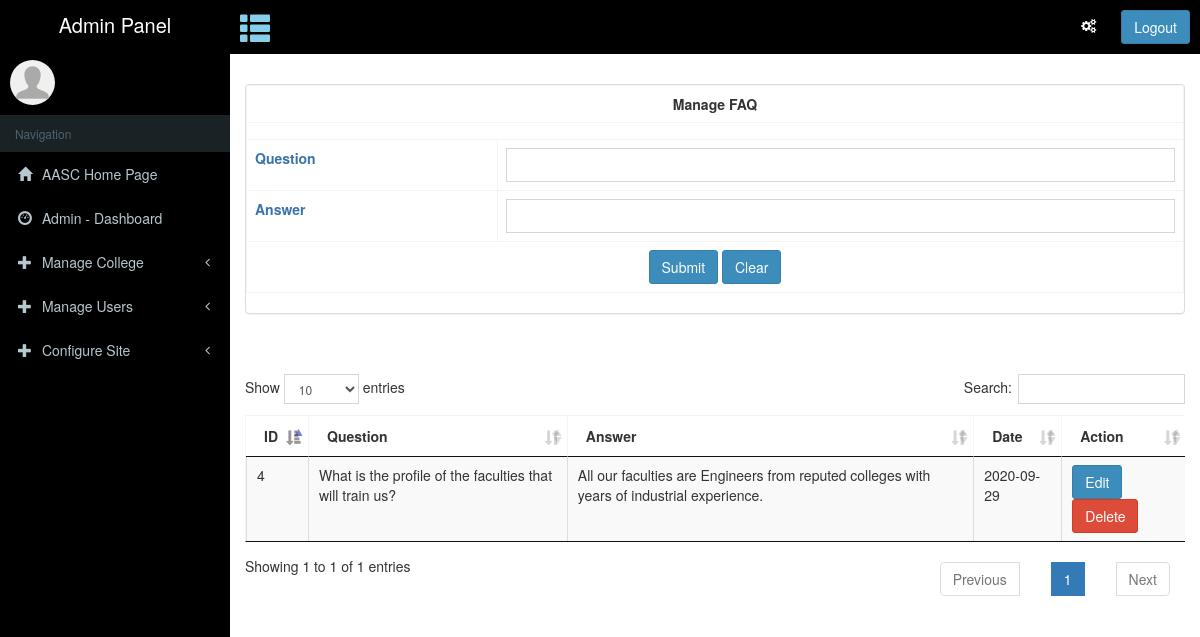
/account/configure-site/manage-faq.php, run on the app's committed database.
### tables this page shows
CREATE TABLE `faq` (
  `Id` int(11) NOT NULL,
  `Title` varchar(200) DEFAULT NULL,
  `Details` mediumtext DEFAULT NULL,
  `date1` date DEFAULT NULL
);

### account/configure-site/manage-faq.php (the view, shortened to what this page needs)
<?php
include '../../connection.php';
?>
<!DOCTYPE html>
<html>
<head>
  <?php include '../../assets/dashboard-assets-css.php'; ?>
</head>
<body class="hold-transition skin-blue sidebar-mini">
<div class="wrapper">
            <?php include '../../navbar/dashboard-navbar.php';?>
        <?php include '../../sidebar/dashboard-left-sidebar.php';?>
  <div class="content-wrapper" style="background-color: #ffffff; ">
    <section class="content-header">
    </section>
    <section class="content">
    <div class="panel panel-default table-responsive">
    <form method="post" action="manage-faq.php">
      <table class="table table-bordered">
        <tr>
          <th colspan="4" class="panel-heading" style="font-weight: bold; text-align: center;">Manage FAQ</th>
        </tr>
        <tr>
          <td align="center" colspan="4">
          </td>
        </tr>
        <tr>
          <td><span style="color: #3973ac; font-weight: bold; ">Question</span></td>
          <td><input type="text" name="title1" id="title1" class="form-control" >
          </td>
          </tr>
          <tr>
          <td><span style="color: #3973ac; font-weight: bold; ">Answer</span></td>
          <td><input type="text" name="detail" id="detail" class="form-control" >
          </td>
         </tr>
        <tr>
          <td align="center" colspan = "2">
            <input type="submit" name="btnsubmit" id="btnsubmit" value="Submit" class="btn btn-primary">
            <input type="button" name="btnclear" id="btnclear" value="Clear" class="btn btn-primary">
          </td>
        </tr>
      </table>
      </form>
    </div>
    <br><br>
    <div class="table-responsive">
      <table id="example" class="table table-striped table-bordered cell-border" cellspacing="0" width="100%">
        <thead>
          <tr>
            <th>ID</th>
            <th>Question</th>
            <th>Answer</th>
            <th>Date</th>
            <th>Action</th>
          </tr>
        </thead>
        <tbody>
<?php
              $get2 = mysqli_query($conn,"SELECT * FROM faq");
              while($row2 = mysqli_fetch_array($get2))
              {
                $id=$row2['Id'];
                $title1=$row2['Title'];
                $detail1=$row2['Details'];
                $date1=$row2['date1'];
?>
        <div id="tbl_row">
          <tr>
            <td><?php echo $id; ?></td>
            <td><?php echo $title1; ?></td>
            <td><?php echo $detail1; ?></td>
            <td><?php echo $date1; ?></td>
<td>
              <input type="button" name="btnEdit" id="btnEdit" value="Edit" class="btn btn-primary" onclick="edit_row('<?php echo $id; ?>')">
              <input type="button" name="btnDelete" id="btnDelete" value="Delete" class="btn btn-danger" onclick="delete_row('<?php echo $id; ?>')">
            </td>
          </tr>
        </div>
<?php
              }
?>
        </tbody>
      </table>
    </div>
    </section>
  </div>
</div>
</body>
</html>

### assets/css/jAlert.css (style rules this page uses)
html,body { min-height: 100%; }

### data on the page
faq: Id "4", Title "What is the profile of the faculties that will train us?", Details "All our faculties are Engineers from reputed colleges with years of industrial experience.", date1 "2020-09-29"
